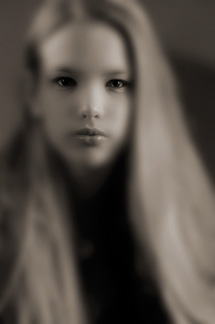
#> input picture faces/0805personali01.jpg, 215 x 324 px; its folder holds only this picture in this run
$ python face_detect.py
#> lines starting #> are read from the running program, lines starting #| are printed output that depends on the picture
import cv2
import glob
import os

"""
crop and save face from images in faces folder
images will be saved in faces_resize
"""

def crop_resize_face(dirname="faces", image_type="jpg", size=(96,96)):
#> called with dirname = 'faces', image_type = 'jpg', size = (96, 96)
    fpath = os.path.join(dirname, '*.' + image_type)
    file_list = glob.glob(fpath)
    cascPath = "haarcascade_frontalface_default.xml"
    faceCascade = cv2.CascadeClassifier(cascPath)

    #Make directory
    """
    directory = "faces_crop"
    if not os.path.exists(directory):
        os.mkdir(directory)
    """
    directory = "faces_resize"
    if not os.path.exists(directory):
        os.mkdir(directory)

    for i in range(len(file_list)):
        # Read the image
        image = cv2.imread(file_list[i])
#> image is the input picture: shape (324, 215, 3); mean B, G, R 70.7, 78.1, 85.5
        gray = cv2.cvtColor(image, cv2.COLOR_BGR2GRAY)

        # Detect faces in the image
        faces = faceCascade.detectMultiScale(
            gray,
            scaleFactor=1.5,
            minNeighbors=5,
            minSize=(20, 20),
            flags = cv2.CASCADE_SCALE_IMAGE
        )
#> faces = [[28, 38, 122, 122]]

        # Crop and resize the faces
        for (x, y, w, h) in faces:
            sub_face = image[y:y+h, x:x+w]
            """
            crop_fname = file_list[i].replace(dirname, "faces_crop")
            cv2.imwrite(crop_fname, sub_face)
            """
            resize_face = cv2.resize(sub_face, size, interpolation = cv2.INTER_CUBIC)
            resize_fname = file_list[i].replace(dirname, "faces_resize")
            cv2.imwrite(resize_fname, resize_face)
#> this loop made 1 pass
#> (x, y, w, h, resize_fname) on pass 1: (28, 38, 122, 122, 'faces_resize/0805personali01.jpg')
#> pass 1, in crop_resize_face, `sub_face = image[y:y+h, x:x+w]`:
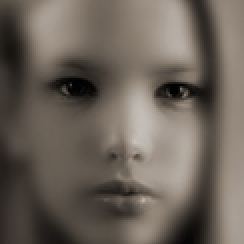
#> sub_face: shape (122, 122, 3) (shown 2 times larger); mean B, G, R 89.6, 98.5, 107.4


if __name__=="__main__":
    crop_resize_face()

# [5 lines of commented-out code are left out]

$ run again, on faces/1198_0_861.jpg
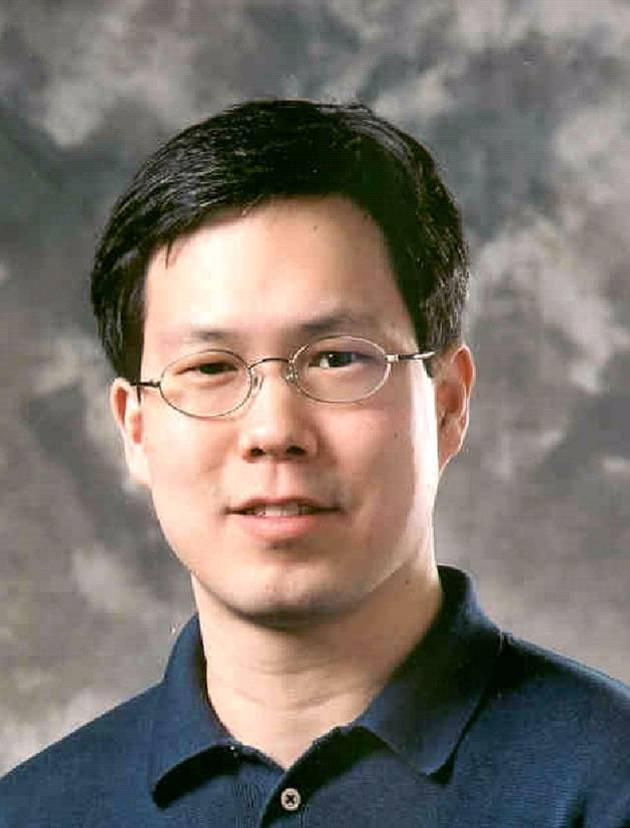
#> input picture faces/1198_0_861.jpg, 630 x 828 px
#> in crop_resize_face, image is the input picture: shape (828, 630, 3); mean B, G, R 108.7, 115.8, 124.8
#> in crop_resize_face, `gray = cv2.cvtColor(image, cv2.COLOR_BGR2GRAY)`:
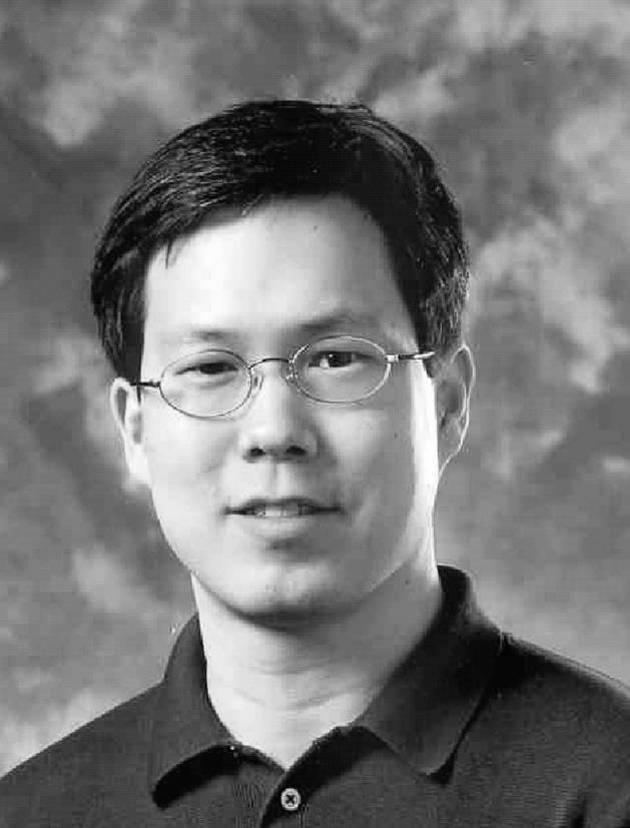
#> gray: shape (828, 630); min 0, max 255, mean 117.7
#> faces = [[78, 197, 410, 410]]
#> the loop in crop_resize_face, `for (x, y, w, h) in faces:` made 1 pass
#> (x, y, w, h, resize_fname) on pass 1: (78, 197, 410, 410, 'faces_resize/1198_0_861.jpg')
#> pass 1, in crop_resize_face, `resize_face = cv2.resize(sub_face, size, interpolation = cv2.INTER_CUB..`:
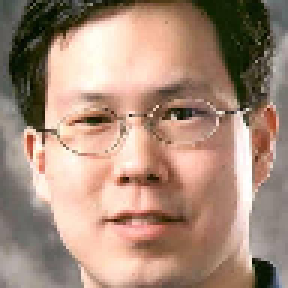
#> resize_face: shape (96, 96, 3) (shown 3 times larger); mean B, G, R 121.4, 139, 166.8
